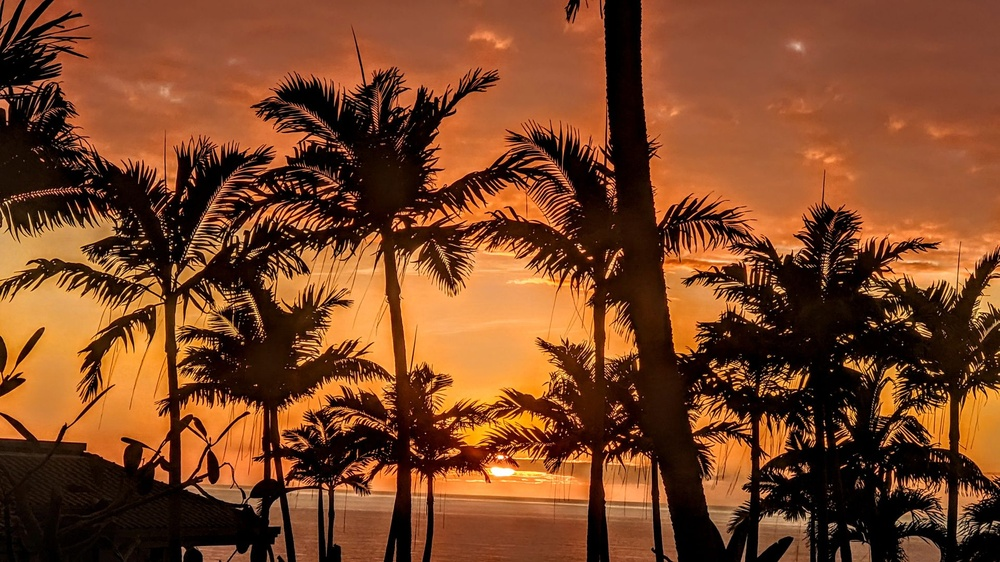
#> input picture Assignment2/image.jpg, 1000 x 562 px, shrunk from 1920 x 1080 before the run
$ python 1811076104.py
#> lines starting #> are read from the running program, lines starting #| are printed output that depends on the picture; after the words box and inside, x2 and y2 are one past the last pixel; in counts of white or black regions, pixels touching at a corner belong together
import matplotlib.pyplot as plt
import cv2
import numpy as np


image = plt.imread('image.jpg')
#> image is the input picture: shape (562, 1000, 3); mean R, G, B 122.7, 68.8, 37.5
convert2dimage = cv2.cvtColor(image, cv2.COLOR_RGB2GRAY)
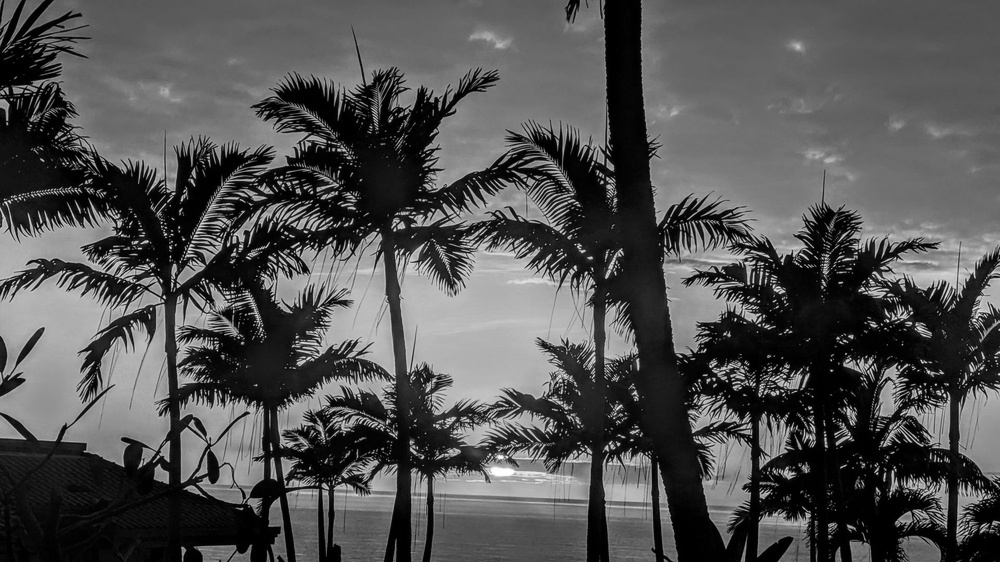
#> convert2dimage: shape (562, 1000); min 0, max 255, mean 81.4

r,c = convert2dimage.shape
#> r = 562; c = 1000
s = cv2.cvtColor(image, cv2.COLOR_RGB2GRAY)

T1=70
T2=180

for i in range(r):
    for j in range(c):
        if convert2dimage[i][j]>=T1 and convert2dimage[i][j]<=T2:
            s[i][j]=100
        else:
            s[i][j]=10
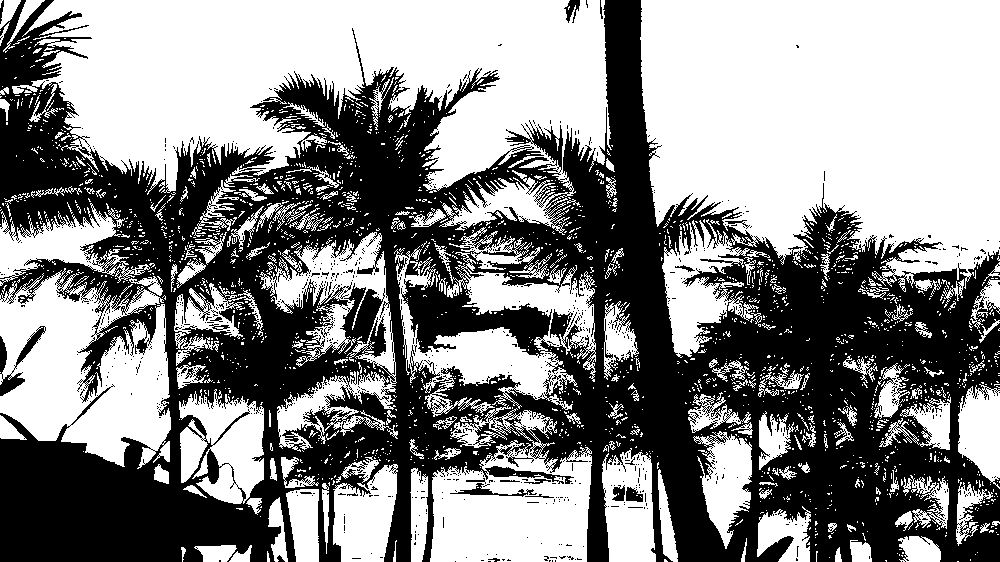
#> s: shape (562, 1000); values 10 (black) and 100 (white), 53.7% white; 920 black regions (895 under 20 px), largest, box (x1, y1, x2, y2) and area: (0, 0, 1000, 562) 255701, (0, 326, 46, 396) 802, (450, 483, 537, 497) 317

plt.subplot(2,2,1)
plt.title('First-condition')
plt.imshow(s,cmap='gray')
s1 = cv2.cvtColor(image, cv2.COLOR_RGB2GRAY)

for i in range(r):
    for j in range(c):
        if convert2dimage[i][j]>=T1 and convert2dimage[i][j]<=T2:
            s1[i][j]=100
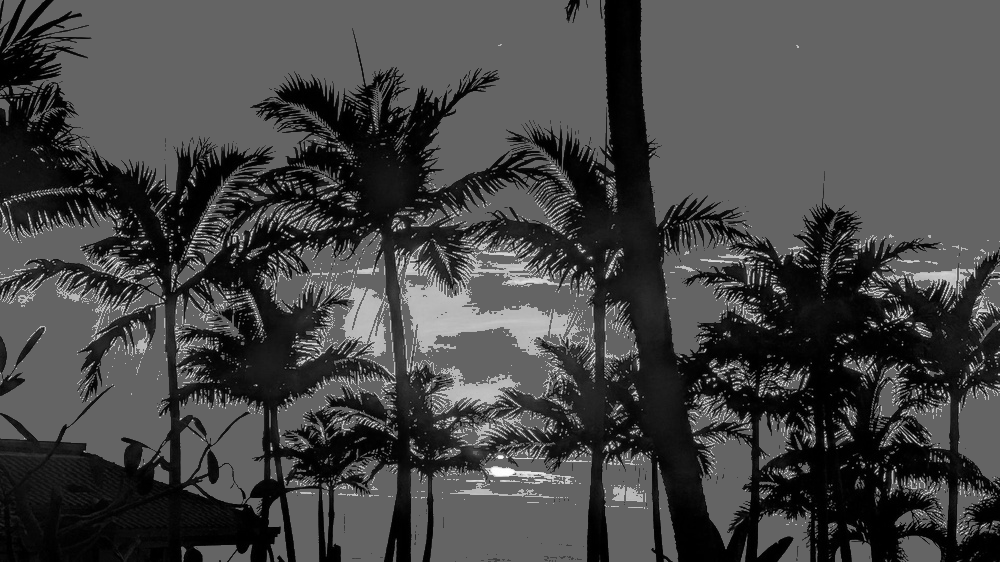
#> s1: shape (562, 1000); min 0, max 255, mean 69.3


plt.subplot(2,2,2)
plt.title('Second-condition')
plt.imshow(s1,cmap='gray')


s2 = cv2.cvtColor(image, cv2.COLOR_RGB2GRAY)
k = 2
# here c=k
for i in range(r):
    for j in range(c):
        s2[i][j]=k*np.log(1+convert2dimage[i][j])
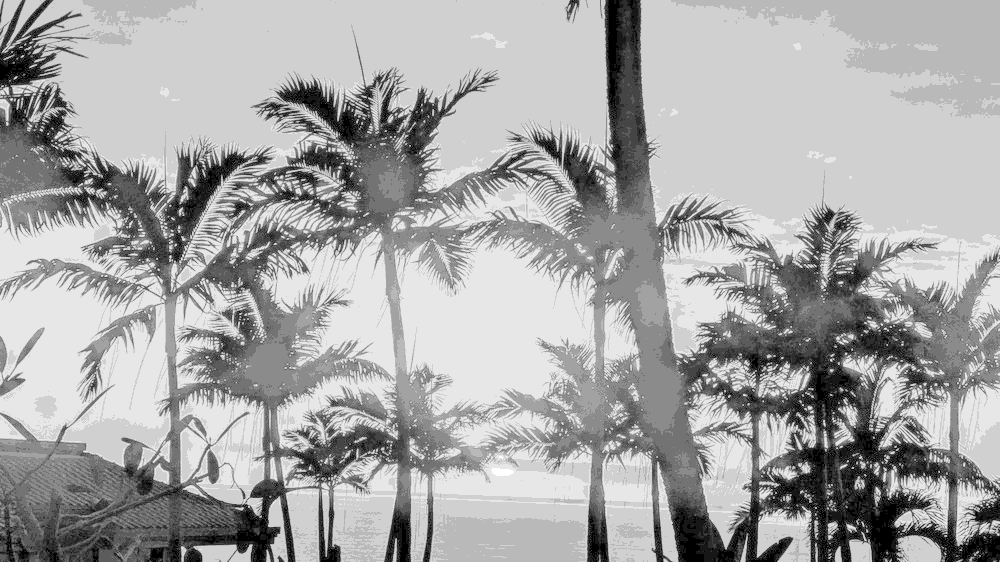
#> s2: shape (562, 1000); min 0, max 11, mean 7.21; drawn with min black and max white

plt.subplot(2,2,3)
plt.imshow(s2,cmap='gray')
plt.title('third-condition')

s3 = cv2.cvtColor(image, cv2.COLOR_RGB2GRAY)
ep = 0.0000001
p = 3

for i in range(r):
    for j in range(c):
        s2[i][j]=k*(convert2dimage[i][j]+ep)**p
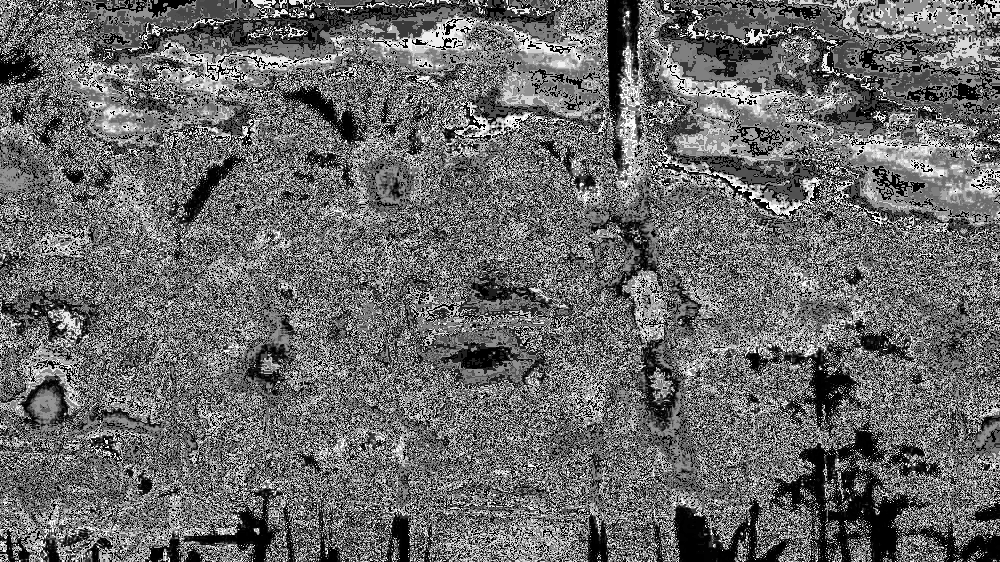
#> s2: shape (562, 1000); min 0, max 254, mean 105.8

plt.subplot(2,2,4)
plt.title('fourth-condition')
plt.imshow(s3,cmap='gray')
plt.savefig('Output Image.jpg')
plt.show()
